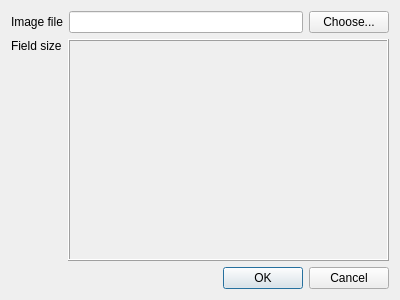
<?xml version="1.0" encoding="UTF-8"?>
<ui version="4.0">
 <class>ConfigurationDialog</class>
 <widget class="QDialog" name="ConfigurationDialog">
  <property name="geometry">
   <rect>
    <x>0</x>
    <y>0</y>
    <width>400</width>
    <height>300</height>
   </rect>
  </property>
  <property name="windowTitle">
   <string>Dialog</string>
  </property>
  <layout class="QGridLayout" name="gridLayout" rowstretch="0,100,0">
   <item row="0" column="0">
    <layout class="QHBoxLayout" name="horizontalLayout">
     <item>
      <widget class="QLabel" name="label">
       <property name="sizePolicy">
        <sizepolicy hsizetype="Preferred" vsizetype="Preferred">
         <horstretch>10</horstretch>
         <verstretch>0</verstretch>
        </sizepolicy>
       </property>
       <property name="text">
        <string>Image file</string>
       </property>
      </widget>
     </item>
     <item>
      <widget class="QLineEdit" name="lineEdit">
       <property name="sizePolicy">
        <sizepolicy hsizetype="Expanding" vsizetype="Fixed">
         <horstretch>45</horstretch>
         <verstretch>0</verstretch>
        </sizepolicy>
       </property>
      </widget>
     </item>
     <item>
      <widget class="QPushButton" name="chooseButton">
       <property name="text">
        <string>Choose...</string>
       </property>
      </widget>
     </item>
    </layout>
   </item>
   <item row="1" column="0">
    <layout class="QHBoxLayout" name="horizontalLayout_2">
     <item>
      <widget class="QLabel" name="label_2">
       <property name="sizePolicy">
        <sizepolicy hsizetype="Preferred" vsizetype="Preferred">
         <horstretch>15</horstretch>
         <verstretch>0</verstretch>
        </sizepolicy>
       </property>
       <property name="text">
        <string>Field size</string>
       </property>
       <property name="alignment">
        <set>Qt::AlignLeading|Qt::AlignLeft|Qt::AlignTop</set>
       </property>
      </widget>
     </item>
     <item>
      <widget class="PuzzleSizeWidget" name="frame">
       <property name="sizePolicy">
        <sizepolicy hsizetype="Preferred" vsizetype="Preferred">
         <horstretch>100</horstretch>
         <verstretch>0</verstretch>
        </sizepolicy>
       </property>
       <property name="frameShape">
        <enum>QFrame::Box</enum>
       </property>
       <property name="frameShadow">
        <enum>QFrame::Raised</enum>
       </property>
      </widget>
     </item>
    </layout>
   </item>
   <item row="2" column="0">
    <widget class="QDialogButtonBox" name="buttonBox">
     <property name="standardButtons">
      <set>QDialogButtonBox::Cancel|QDialogButtonBox::Ok</set>
     </property>
    </widget>
   </item>
  </layout>
 </widget>
 <customwidgets>
  <customwidget>
   <class>PuzzleSizeWidget</class>
   <extends>QFrame</extends>
   <header>puzzlesizewidget.h</header>
   <container>1</container>
  </customwidget>
 </customwidgets>
 <resources/>
 <connections/>
</ui>
